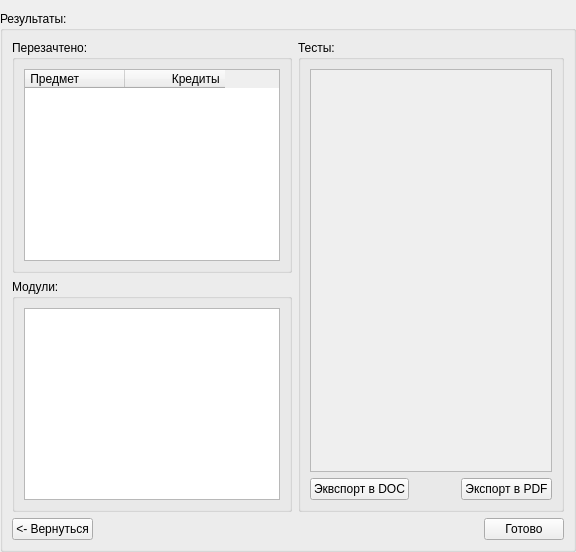
   <widget class="QWidget" name="page_3">
    <layout class="QGridLayout" name="gridLayout_12">
     <property name="leftMargin">
      <number>0</number>
     </property>
     <property name="rightMargin">
      <number>0</number>
     </property>
     <property name="bottomMargin">
      <number>0</number>
     </property>
     <item row="0" column="0">
      <widget class="QGroupBox" name="groupBox_Result">
       <property name="contextMenuPolicy">
        <enum>Qt::DefaultContextMenu</enum>
       </property>
       <property name="title">
        <string>Результаты:</string>
       </property>
       <layout class="QGridLayout" name="gridLayout_4">
        <item row="0" column="0">
         <layout class="QGridLayout" name="gridLayout_9">
          <item row="0" column="0">
           <widget class="QGroupBox" name="groupBox_Zachet">
            <property name="sizePolicy">
             <sizepolicy hsizetype="Expanding" vsizetype="Expanding">
              <horstretch>0</horstretch>
              <verstretch>0</verstretch>
             </sizepolicy>
            </property>
            <property name="title">
             <string>Перезачтено:</string>
            </property>
            <layout class="QGridLayout" name="gridLayout">
             <item row="0" column="0">
              <widget class="QTableWidget" name="tableWidget_Zachet">
               <property name="sizePolicy">
                <sizepolicy hsizetype="Preferred" vsizetype="Preferred">
                 <horstretch>0</horstretch>
                 <verstretch>0</verstretch>
                </sizepolicy>
               </property>
               <property name="defaultDropAction">
                <enum>Qt::IgnoreAction</enum>
               </property>
               <property name="selectionBehavior">
                <enum>QAbstractItemView::SelectRows</enum>
               </property>
               <column>
                <property name="text">
                 <string> Предмет</string>
                </property>
                <property name="textAlignment">
                 <set>AlignJustify|AlignVCenter</set>
                </property>
               </column>
               <column>
                <property name="text">
                 <string>Кредиты </string>
                </property>
                <property name="textAlignment">
                 <set>AlignTrailing|AlignVCenter</set>
                </property>
               </column>
              </widget>
             </item>
            </layout>
           </widget>
          </item>
         </layout>
        </item>
        <item row="1" column="0">
         <layout class="QGridLayout" name="gridLayout_8">
          <item row="0" column="0">
           <widget class="QGroupBox" name="groupBox_Temu">
            <property name="sizePolicy">
             <sizepolicy hsizetype="Expanding" vsizetype="Expanding">
              <horstretch>0</horstretch>
              <verstretch>0</verstretch>
             </sizepolicy>
            </property>
            <property name="title">
             <string>Модули:</string>
            </property>
            <layout class="QVBoxLayout" name="verticalLayout">
             <item>
              <widget class="QListWidget" name="listWidget_Temu">
               <property name="sizePolicy">
                <sizepolicy hsizetype="Preferred" vsizetype="Preferred">
                 <horstretch>0</horstretch>
                 <verstretch>0</verstretch>
                </sizepolicy>
               </property>
              </widget>
             </item>
            </layout>
           </widget>
          </item>
         </layout>
        </item>
        <item row="0" column="1" rowspan="2">
         <layout class="QVBoxLayout" name="Frame_2_3">
          <property name="sizeConstraint">
           <enum>QLayout::SetDefaultConstraint</enum>
          </property>
          <item>
           <widget class="QGroupBox" name="groupBox_Tests">
            <property name="title">
             <string>Тесты:</string>
            </property>
            <layout class="QGridLayout" name="gridLayout_3">
             <item row="1" column="2">
              <widget class="QPushButton" name="pushButton_ExportPdf">
               <property name="text">
                <string>Экспорт в PDF</string>
               </property>
              </widget>
             </item>
             <item row="0" column="0" colspan="3">
              <widget class="QScrollArea" name="scrollArea_2">
               <property name="widgetResizable">
                <bool>true</bool>
               </property>
               <widget class="QWidget" name="scrollAreaWidgetContents_2">
                <property name="geometry">
                 <rect>
                  <x>0</x>
                  <y>0</y>
                  <width>25</width>
                  <height>33</height>
                 </rect>
                </property>
                <layout class="QVBoxLayout" name="verticalLayout_5">
                 <item>
                  <widget class="QLabel" name="label_Tests">
                   <property name="text">
                    <string/>
                   </property>
                  </widget>
                 </item>
                </layout>
               </widget>
              </widget>
             </item>
             <item row="1" column="0">
              <widget class="QPushButton" name="pushButton_ExportDoc">
               <property name="text">
                <string>Эквспорт в DOC</string>
               </property>
              </widget>
             </item>
             <item row="1" column="1">
              <spacer name="horizontalSpacer_7">
               <property name="orientation">
                <enum>Qt::Horizontal</enum>
               </property>
               <property name="sizeHint" stdset="0">
                <size>
                 <width>40</width>
                 <height>20</height>
                </size>
               </property>
              </spacer>
             </item>
            </layout>
           </widget>
          </item>
         </layout>
        </item>
        <item row="2" column="0" colspan="2">
         <layout class="QHBoxLayout" name="Frame_2_4">
          <item>
           <widget class="QPushButton" name="pushButton_Return">
            <property name="text">
             <string>&lt;- Вернуться</string>
            </property>
           </widget>
          </item>
          <item>
           <spacer name="horizontalSpacer">
            <property name="orientation">
             <enum>Qt::Horizontal</enum>
            </property>
            <property name="sizeHint" stdset="0">
             <size>
              <width>40</width>
              <height>20</height>
             </size>
            </property>
           </spacer>
          </item>
          <item>
           <widget class="QPushButton" name="pushButton_Gotovo">
            <property name="text">
             <string>Готово</string>
            </property>
           </widget>
          </item>
         </layout>
        </item>
       </layout>
      </widget>
     </item>
    </layout>
   </widget>
